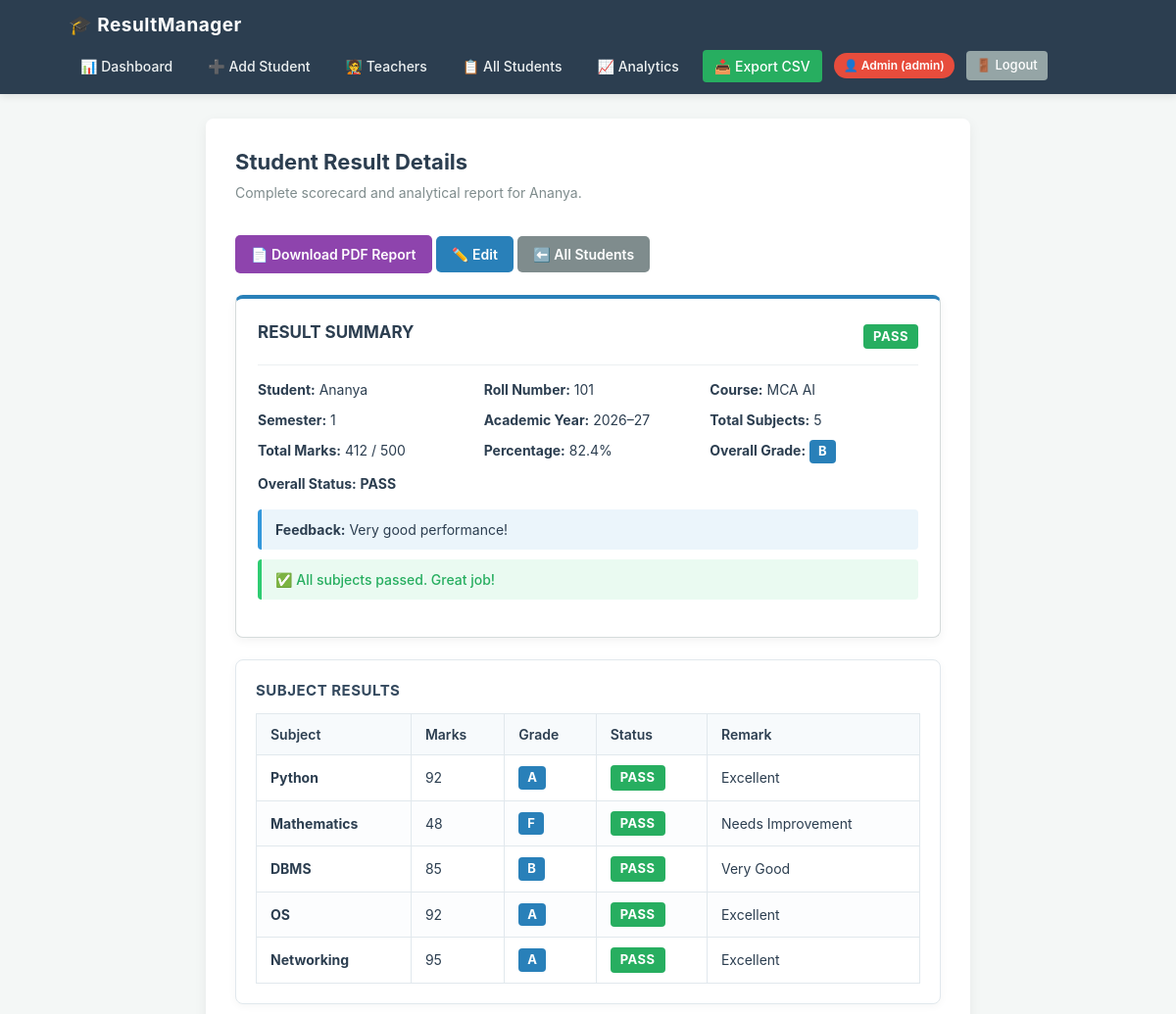
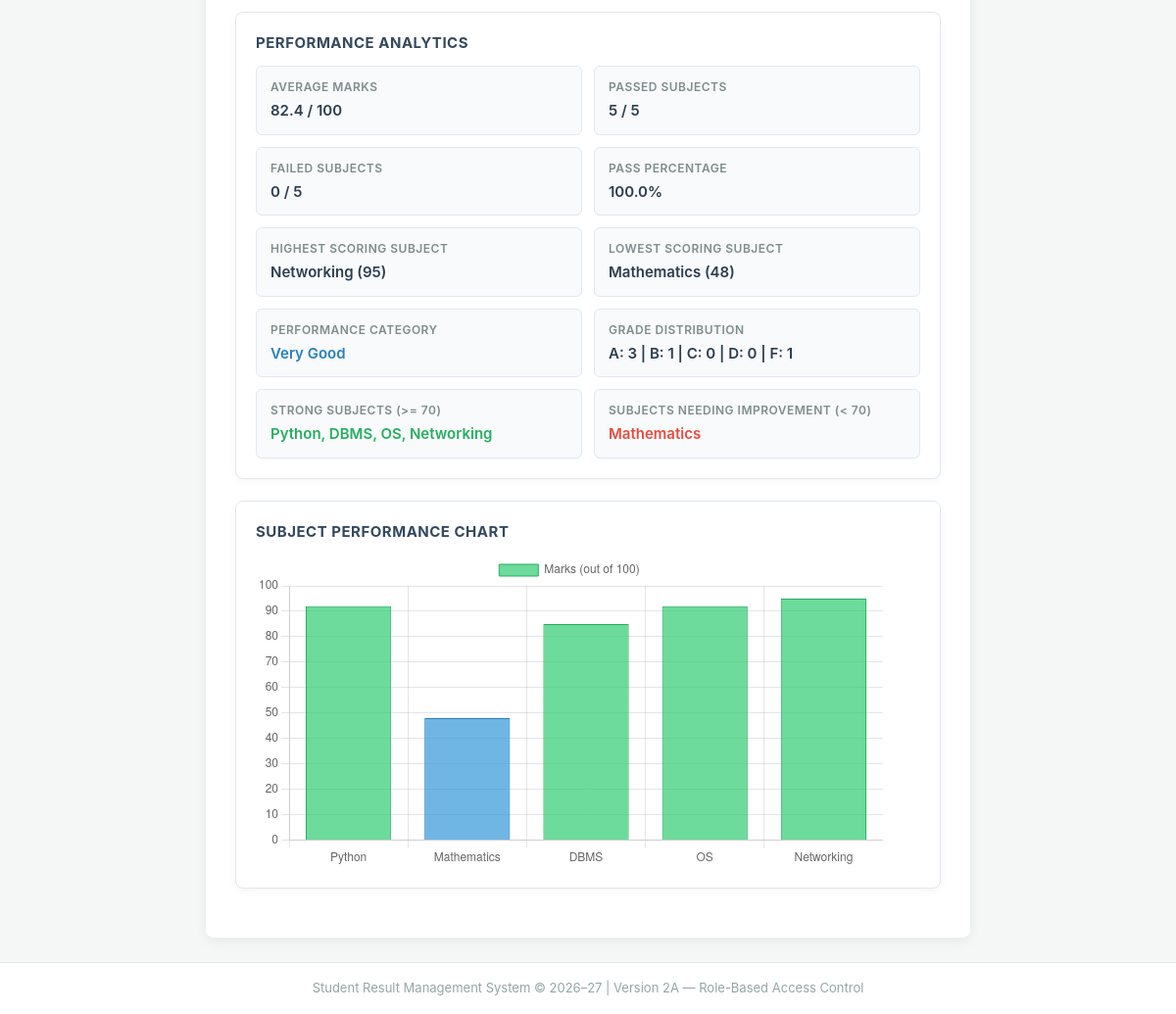
The app's page /student/1 (signed in) with its own data (2 pictures, top to bottom).
### tables this page shows
CREATE TABLE students (
            id INTEGER PRIMARY KEY AUTOINCREMENT,
            name TEXT NOT NULL,
            roll_number TEXT NOT NULL,
            course TEXT NOT NULL,
            semester TEXT NOT NULL,
            academic_year TEXT NOT NULL,
            created_at TIMESTAMP DEFAULT CURRENT_TIMESTAMP
        );

CREATE TABLE subjects (
            id INTEGER PRIMARY KEY AUTOINCREMENT,
            student_id INTEGER NOT NULL,
            subject_name TEXT NOT NULL,
            marks REAL NOT NULL,
            FOREIGN KEY (student_id) REFERENCES students(id) ON DELETE CASCADE
        );

### app.py (the view, shortened to what this page needs)
@app.route('/student/<int:student_id>')
@login_required
def student_detail(student_id):
    student = fetch_single_student_analyzed(student_id)
    if not check_student_access(student_id, student['course']):
        flash("Access denied. You do not have permission to access this page.", "danger")
        if session.get('role') == 'TEACHER':
            return redirect(url_for('teacher_dashboard'))
        return redirect(url_for('student_dashboard'))
    return render_template('student_detail.html', student=student)

### app.py (called while the page is built, shortened)
def get_db_connection():
    conn = sqlite3.connect(DB_PATH)
    conn.row_factory = sqlite3.Row
    return conn

def login_required(f):
    @wraps(f)
    def decorated_function(*args, **kwargs):
        if 'user_id' not in session:
            flash("Please log in to access this page.", "warning")
            return redirect(url_for('login'))
        return f(*args, **kwargs)
    return decorated_function

def check_student_access(student_id, student_course):
    role = session.get('role')
    if role == 'ADMIN':
        return True

def calculate_grade(percentage):
    if percentage >= 90:
        return 'A'
    elif percentage >= 80:
        return 'B'
    elif percentage >= 70:
        return 'C'
    elif percentage >= 60:
        return 'D'
    else:
        return 'F'

def calculate_remark(marks):
    if marks >= 90:
        return 'Excellent'
    elif marks >= 80:
        return 'Very Good'
    elif marks >= 70:
        return 'Good'
    elif marks >= 60:
        return 'Satisfactory'
    elif marks >= 40:
        return 'Needs Improvement'
    else:
        return 'Fail'

def calculate_performance_message(percentage):
    if percentage >= 90:
        return "Excellent overall performance!"
    elif percentage >= 80:
        return "Very good performance!"
    elif percentage >= 70:
        return "Good performance!"
    elif percentage >= 60:
        return "Satisfactory performance."
    else:
        return "Keep practicing and improve your performance."

def calculate_performance_category(percentage):
    if percentage >= 90:
        return "Excellent"
    elif percentage >= 80:
        return "Very Good"
    elif percentage >= 70:
        return "Good"
    elif percentage >= 60:
        return "Average"
    else:
        return "Needs Improvement"

def fetch_single_student_analyzed(student_id):
    conn = get_db_connection()
    s_row = conn.execute('SELECT * FROM students WHERE id = ?', (student_id,)).fetchone()
    if not s_row:
        conn.close()
        return None
    sub_rows = conn.execute('SELECT subject_name, marks FROM subjects WHERE student_id = ?', (student_id,)).fetchall()
    conn.close()
    return analyze_student_data(dict(s_row), [dict(r) for r in sub_rows])

### templates/student_detail.html (shortened to what this page needs)
{% extends "base.html" %}
{% block content %}
<div class="calculator-container" style="max-width: 780px;">
    <div class="page-header">
        <div>
            <h2>Student Result Details</h2>
            <p class="subtitle">Complete scorecard and analytical report for {{ student.student_name }}.</p>
        </div>
        <div class="header-actions">
            <a href="{{ url_for('export_pdf', student_id=student.id) }}" class="btn-export-pdf">📄 Download PDF Report</a>
            {% if session.get('role') == 'ADMIN' %}
                <a href="{{ url_for('admin_student_edit', student_id=student.id) }}" class="btn-primary">✏️ Edit</a>
                <a href="{{ url_for('student_list') }}" class="btn-secondary">⬅️ All Students</a>
            {% else %}
                <a href="{{ url_for('student_dashboard') }}" class="btn-secondary">⬅️ Dashboard</a>
            {% endif %}
        </div>
    </div>
    <div class="result-summary-card">
        <div class="summary-header">
            <h3>RESULT SUMMARY</h3>
            <span class="status-badge {{ 'status-pass' if student.status == 'PASS' else 'status-fail' }}">
                {{ student.status }}
            </span>
        </div>
        <div class="summary-meta-grid">
            <div><strong>Student:</strong> {{ student.student_name }}</div>
            <div><strong>Roll Number:</strong> {{ student.roll_number }}</div>
            <div><strong>Course:</strong> {{ student.course }}</div>
            <div><strong>Semester:</strong> {{ student.semester }}</div>
            <div><strong>Academic Year:</strong> {{ student.academic_year }}</div>
            <div><strong>Total Subjects:</strong> {{ student.total_subjects }}</div>
            <div><strong>Total Marks:</strong> {{ student.total }} / {{ student.max_marks }}</div>
            <div><strong>Percentage:</strong> {{ student.percentage_formatted }}</div>
            <div><strong>Overall Grade:</strong> <span class="grade-badge">{{ student.grade }}</span></div>
            <div><strong>Overall Status:</strong> <b>{{ student.status }}</b></div>
        </div>
        <div class="performance-message-box">
            <strong>Feedback:</strong> {{ student.performance_message }}
        </div>
        {% if student.failed_count > 0 %}
            <div class="fail-safe-box warning">
                ⚠️ {{ student.fail_safe_message }}
            </div>
        {% else %}
            <div class="fail-safe-box success">
                ✅ {{ student.fail_safe_message }}
            </div>
        {% endif %}
    </div>
    <div class="card-box">
        <h4>Subject Results</h4>
        <table class="grades-table">
            <thead>
                <tr>
                    <th>Subject</th>
                    <th>Marks</th>
                    <th>Grade</th>
                    <th>Status</th>
                    <th>Remark</th>
                </tr>
            </thead>
            <tbody>
                {% for sub in student.subjects %}
                    <tr>
                        <td><b>{{ sub.name }}</b></td>
                        <td>{{ sub.marks }}</td>
                        <td><span class="grade-badge">{{ sub.grade }}</span></td>
                        <td>
                            <span class="status-badge {{ 'status-pass' if sub.status == 'PASS' else 'status-fail' }}">
                                {{ sub.status }}
                            </span>
                        </td>
                        <td>{{ sub.remark }}</td>
                    </tr>
                {% endfor %}
            </tbody>
        </table>
    </div>
    <div class="card-box">
        <h4>Performance Analytics</h4>
        <div class="analytics-grid">
            <div class="metric-card">
                <span class="metric-label">Average Marks</span>
                <span class="metric-value">{{ student.average_marks }} / 100</span>
            </div>
            <div class="metric-card">
                <span class="metric-label">Passed Subjects</span>
                <span class="metric-value">{{ student.passed_count }} / {{ student.total_subjects }}</span>
            </div>
            <div class="metric-card">
                <span class="metric-label">Failed Subjects</span>
                <span class="metric-value">{{ student.failed_count }} / {{ student.total_subjects }}</span>
            </div>
            <div class="metric-card">
                <span class="metric-label">Pass Percentage</span>
                <span class="metric-value">{{ student.pass_percentage }}%</span>
            </div>
            <div class="metric-card">
                <span class="metric-label">Highest Scoring Subject</span>
                <span class="metric-value">
                    {% for s in student.highest_subjects %}
                        {{ s.name }} ({{ s.marks }}){% if not loop.last %}, {% endif %}
                    {% endfor %}
                </span>
            </div>
            <div class="metric-card">
                <span class="metric-label">Lowest Scoring Subject</span>
                <span class="metric-value">
                    {% for s in student.lowest_subjects %}
                        {{ s.name }} ({{ s.marks }}){% if not loop.last %}, {% endif %}
                    {% endfor %}
                </span>
            </div>
            <div class="metric-card">
                <span class="metric-label">Performance Category</span>
                <span class="metric-value highlight">{{ student.performance_category }}</span>
            </div>
            <div class="metric-card">
                <span class="metric-label">Grade Distribution</span>
                <span class="metric-value">
                    A: {{ student.grade_distribution.A }} | B: {{ student.grade_distribution.B }} | C: {{ student.grade_distribution.C }} | D: {{ student.grade_distribution.D }} | F: {{ student.grade_distribution.F }}
                </span>
            </div>
            <div class="metric-card">
                <span class="metric-label">Strong Subjects (>= 70)</span>
                <span class="metric-value text-success">
                    {{ student.strong_subjects|join(', ') if student.strong_subjects else 'None' }}
                </span>
            </div>
            <div class="metric-card">
                <span class="metric-label">Subjects Needing Improvement (< 70)</span>
                <span class="metric-value text-danger">
                    {{ student.weak_subjects|join(', ') if student.weak_subjects else 'None' }}
                </span>
            </div>
        </div>
    </div>
    <div class="card-box">
        <h4>Subject Performance Chart</h4>
        <div class="chart-container">
            <canvas id="subjectChart"></canvas>
        </div>
    </div>
</div>
{% endblock %}
{% block scripts %}
<script>
    const ctx = document.getElementById('subjectChart').getContext('2d');
    const labels = {{ student.subjects | map(attribute='name') | list | tojson }};
    const data = {{ student.subjects | map(attribute='marks') | list | tojson }};
    new Chart(ctx, {
        type: 'bar',
        data: {
            labels: labels,
            datasets: [{
                label: 'Marks (out of 100)',
                data: data,
                backgroundColor: data.map(m => m >= 70 ? 'rgba(46, 204, 113, 0.7)' : (m >= 40 ? 'rgba(52, 152, 219, 0.7)' : 'rgba(231, 76, 60, 0.7)')),
                borderColor: data.map(m => m >= 70 ? '#27ae60' : (m >= 40 ? '#2980b9' : '#c0392b')),
                borderWidth: 1
            }]
        },
        options: {
            responsive: true,
            scales: {
                y: {
                    beginAtZero: true,
                    max: 100
                }
            }
        }
    });
</script>
{% endblock %}

### static/style.css (style rules this page uses)
* { box-sizing: border-box; margin: 0; padding: 0; }
body { font-family: -apple-system, BlinkMacSystemFont, "Segoe UI", Roboto, Helvetica, Arial, sans-serif; background-color: #f4f7f6; color: #2c3e50; line-height: 1.5; min-height: 100vh; display: flex; flex-direction: column; }
.calculator-container { background-color: #ffffff; max-width: 720px; margin: 0 auto; padding: 28px 30px; border-radius: 8px; box-shadow: 0 4px 14px rgba(0, 0, 0, 0.06); }
.page-header { display: flex; justify-content: space-between; align-items: center; margin-bottom: 22px; flex-wrap: wrap; gap: 15px; }
h2 { color: #2c3e50; font-size: 22px; margin-bottom: 4px; }
h3 { font-size: 17px; color: #2c3e50; margin-bottom: 8px; }
h4 { font-size: 15px; color: #34495e; margin-bottom: 12px; text-transform: uppercase; letter-spacing: 0.5px; }
.subtitle { color: #7f8c8d; font-size: 14px; margin-bottom: 18px; }
button, .btn-primary, .btn-secondary, .btn-export-pdf, .btn-view-all { font-family: inherit; display: inline-block; cursor: pointer; font-size: 14px; font-weight: 600; border-radius: 5px; text-decoration: none; border: none; text-align: center; transition: background-color 0.2s, transform 0.1s; }
.btn-primary { background-color: #2980b9; color: #ffffff; padding: 8px 16px; }
.btn-secondary { background-color: #7f8c8d; color: #ffffff; padding: 8px 16px; }
.btn-export-pdf { background-color: #8e44ad; color: #ffffff; padding: 9px 16px; }
.grade-badge { display: inline-block; background-color: #2980b9; color: #ffffff; font-weight: bold; padding: 2px 9px; border-radius: 4px; font-size: 13px; }
.status-badge { display: inline-block; padding: 3px 10px; border-radius: 4px; font-weight: bold; font-size: 13px; letter-spacing: 0.5px; }
.status-pass { background-color: #27ae60; color: #ffffff; }
.result-summary-card { background: #ffffff; border: 1px solid #d5dbdb; border-top: 4px solid #2980b9; border-radius: 8px; padding: 22px; margin-bottom: 22px; box-shadow: 0 3px 10px rgba(0, 0, 0, 0.05); }
.summary-header { display: flex; justify-content: space-between; align-items: center; border-bottom: 1px solid #ecf0f1; padding-bottom: 12px; margin-bottom: 14px; }
.summary-meta-grid { display: grid; grid-template-columns: repeat(auto-fill, minmax(200px, 1fr)); gap: 10px 18px; font-size: 14px; margin-bottom: 16px; }
.performance-message-box { background-color: #ebf5fb; border-left: 4px solid #3498db; padding: 10px 14px; font-size: 14px; border-radius: 4px; margin-bottom: 10px; }
.fail-safe-box { padding: 10px 14px; font-size: 14px; border-radius: 4px; font-weight: 500; margin-bottom: 16px; }
.fail-safe-box.success { background-color: #eafaf1; color: #27ae60; border-left: 4px solid #2ecc71; }
.card-box { background-color: #ffffff; border: 1px solid #e1e8ed; border-radius: 8px; padding: 20px; margin-bottom: 22px; box-shadow: 0 2px 8px rgba(0, 0, 0, 0.04); }
.grades-table, .data-table { width: 100%; border-collapse: collapse; font-size: 14px; }
.grades-table th, .grades-table td, .data-table th, .data-table td { border: 1px solid #e1e8ed; padding: 10px 14px; text-align: left; }
.grades-table th, .data-table th { background-color: #f7fafc; color: #2c3e50; font-weight: 600; }
.grades-table tr:nth-child(even), .data-table tr:nth-child(even) { background-color: #fcfdfe; }
.analytics-grid { display: grid; grid-template-columns: repeat(auto-fill, minmax(220px, 1fr)); gap: 12px; }
.metric-card { background-color: #f8fafc; border: 1px solid #e2e8f0; border-radius: 6px; padding: 12px 14px; display: flex; flex-direction: column; }
.metric-label { font-size: 12px; font-weight: 600; color: #7f8c8d; text-transform: uppercase; letter-spacing: 0.5px; margin-bottom: 4px; }
.metric-value { font-size: 15px; font-weight: 600; color: #2c3e50; }
.metric-value.highlight { color: #2980b9; }
.text-success { color: #27ae60 !important; }
.text-danger { color: #e74c3c !important; }
.chart-container, .chart-box { position: relative; max-height: 320px; }

### records on screen
students: student_name "Ananya", roll_number "101", course "MCA AI", semester "1", academic_year "2026–27"
subjects: name "Python", marks "92", grade "A", status "PASS", remark "Excellent"
subjects: name "Mathematics", marks "48", grade "F", status "PASS", remark "Needs Improvement", weak_subjects "Mathematics"
subjects: name "DBMS", marks "85", grade "B", status "PASS", remark "Very Good"
subjects: name "OS", marks "92", grade "A", status "PASS", remark "Excellent"
subjects: name "Networking", marks "95", grade "A", status "PASS", remark "Excellent"

### other values on screen
{{ session.get('username') }} "admin"
{{ student.status }} "PASS"
{{ student.total_subjects }} "5"
{{ student.total }} "412"
{{ student.max_marks }} "500"
{{ student.percentage_formatted }} "82.4%"
{{ student.grade }} "B"
{{ student.performance_message }} "Very good performance!"
{{ student.fail_safe_message }} "All subjects passed. Great job!"
{{ student.average_marks }} "82.4"
{{ student.passed_count }} "5"
{{ student.failed_count }} "0"
{{ student.pass_percentage }} "100.0"
{{ student.performance_category }} "Very Good"
{{ student.grade_distribution.A }} "3"
